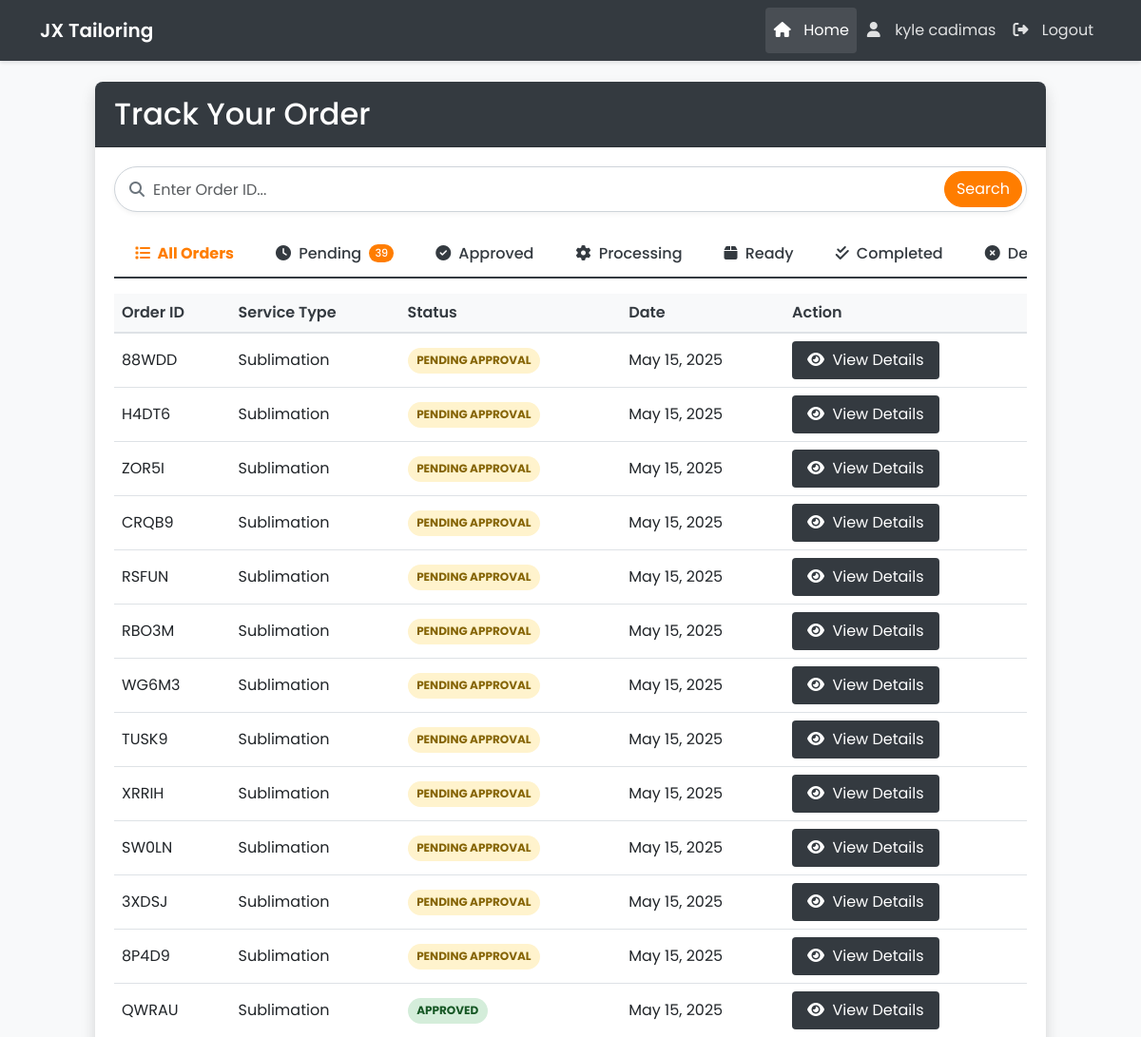
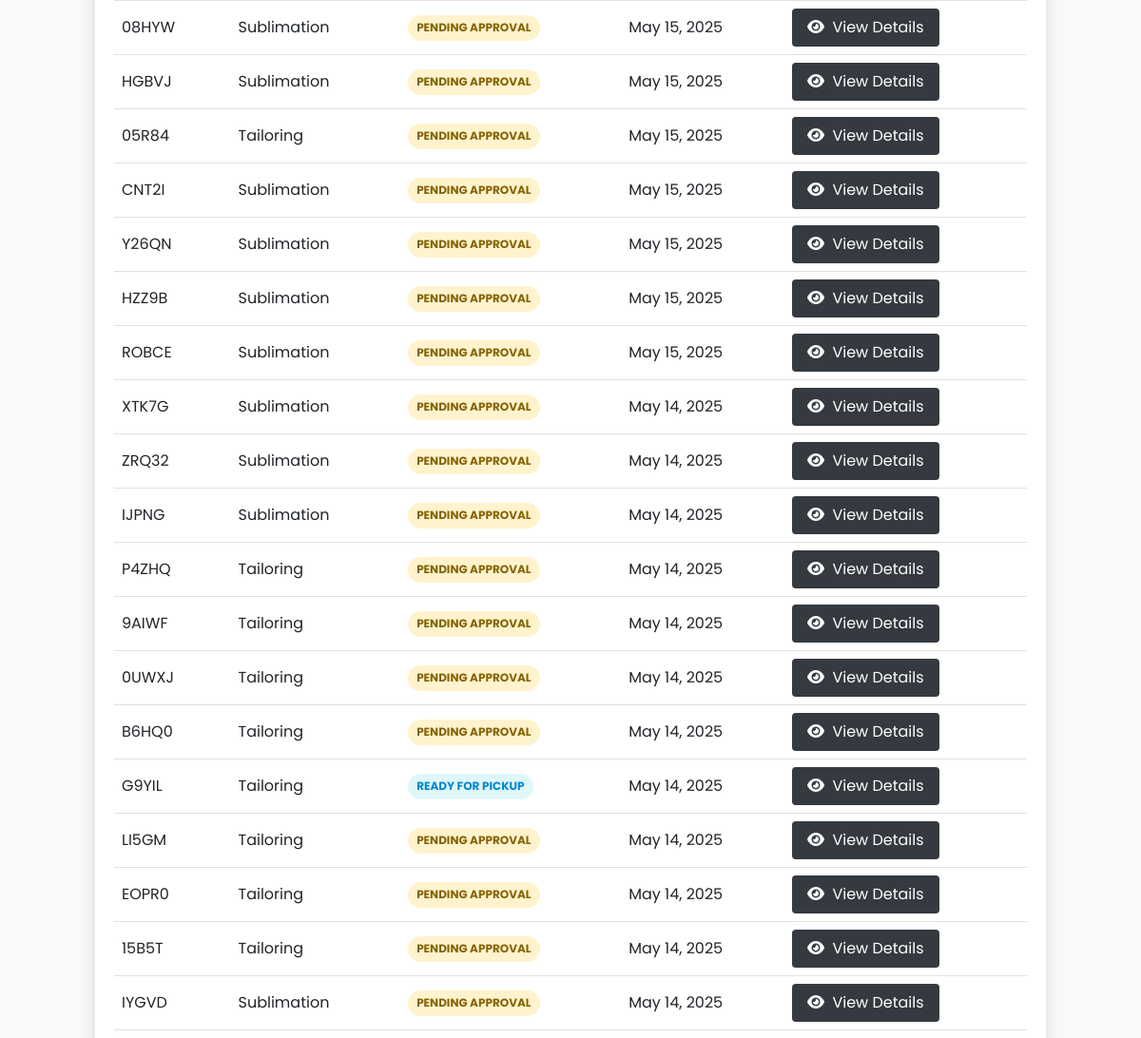
/customer/track_order.php (signed in, upper part), run on an earlier commit of the app's database (2 pictures, top to bottom).
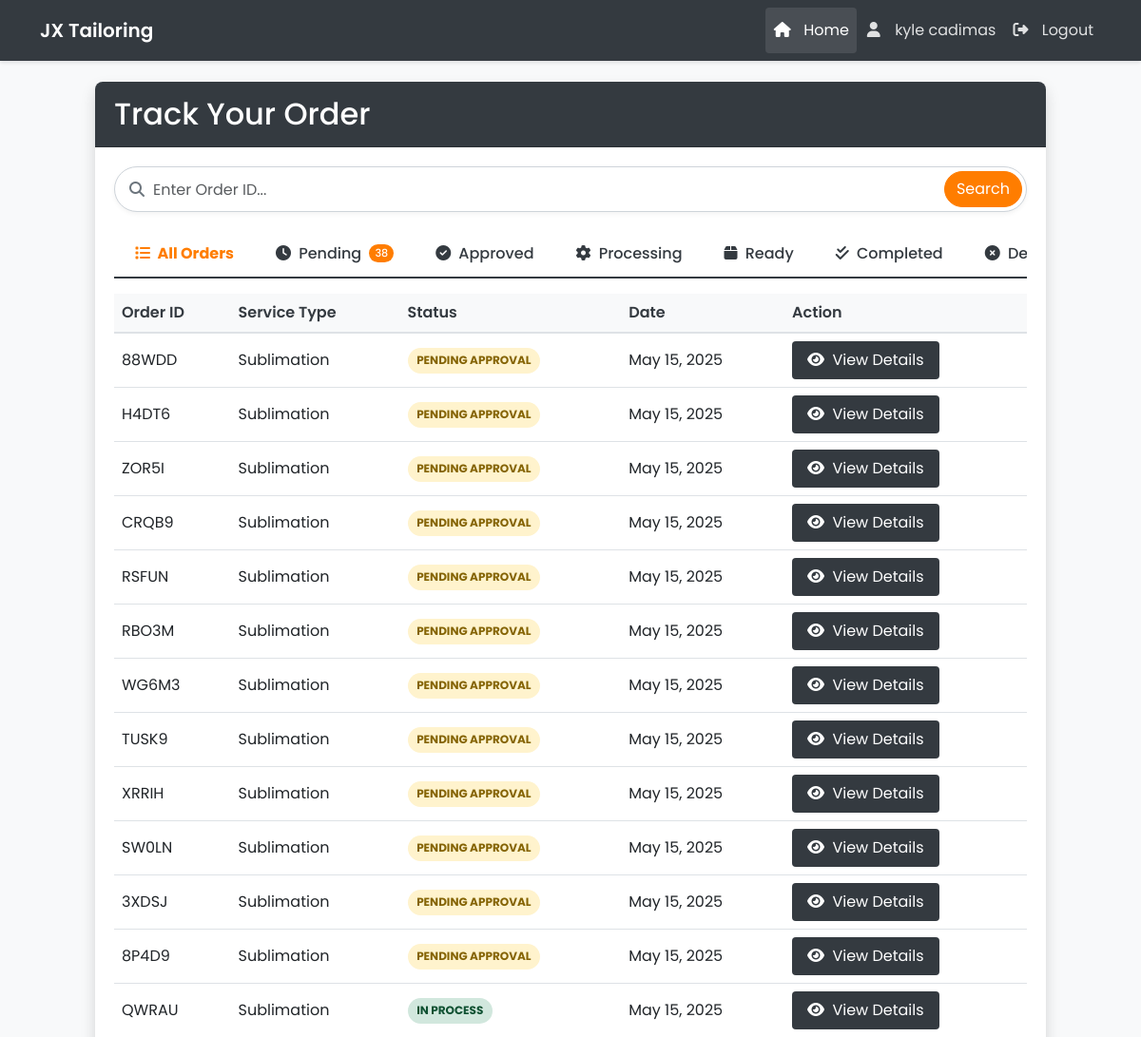
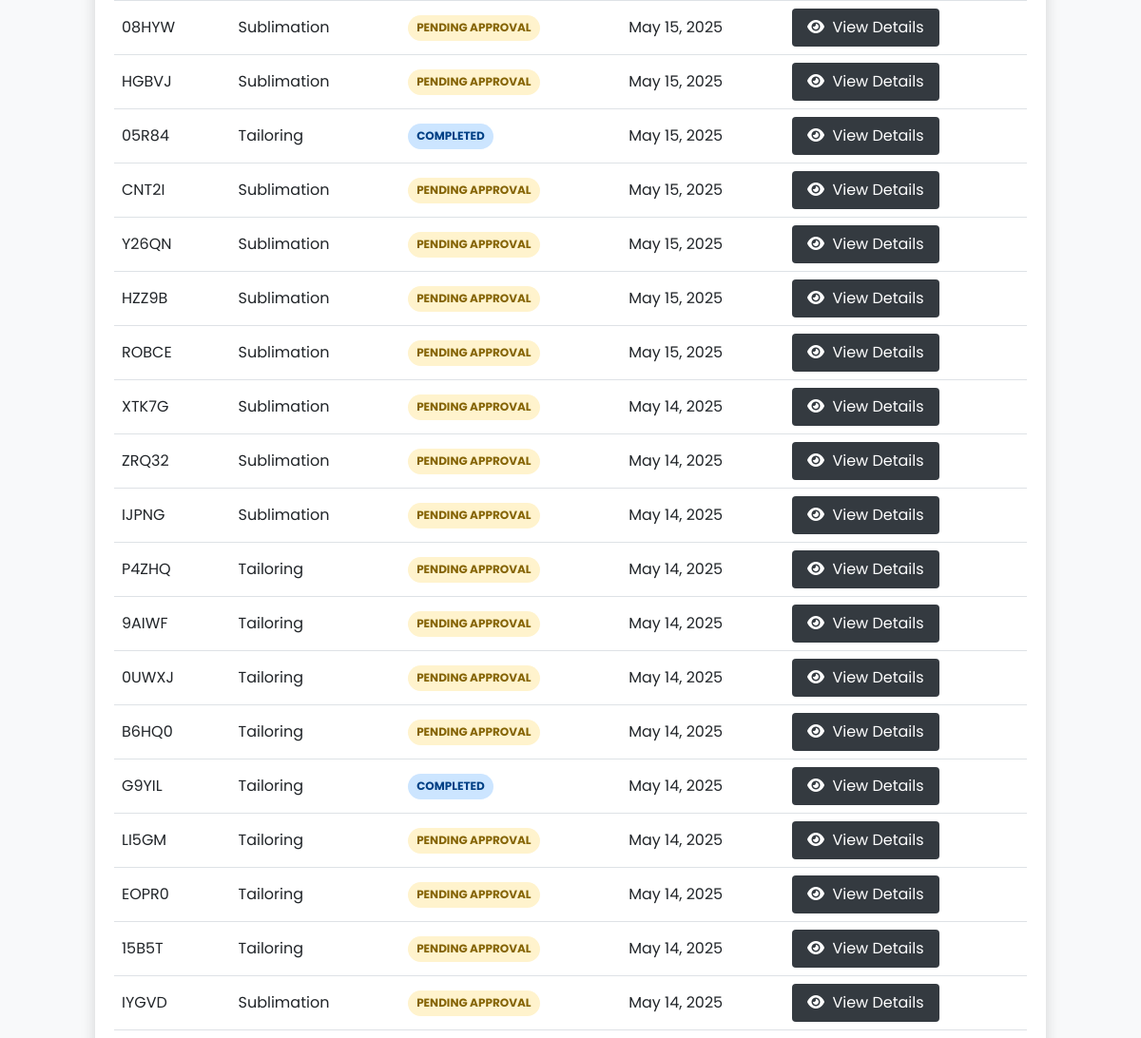
And on a later commit of the database (2 pictures, top to bottom).
### tables this page shows
CREATE TABLE `orders` (
  `order_id` varchar(10) NOT NULL,
  `customer_id` int(11) NOT NULL,
  `order_type` enum('tailoring','sublimation') NOT NULL,
  `total_amount` decimal(10,2) NOT NULL,
  `downpayment_amount` decimal(10,2) NOT NULL,
  `payment_method` enum('cash','gcash') NOT NULL,
  `payment_status` enum('pending','downpayment_paid','fully_paid') DEFAULT 'pending',
  `order_status` enum('pending_approval','declined','approved','forward_to_sublimator','in_process','printing_done','ready_for_pickup','completed') DEFAULT 'pending_approval',
  `staff_id` int(11) DEFAULT NULL,
  `manager_id` int(11) DEFAULT NULL,
  `notes` text DEFAULT NULL,
  `created_at` timestamp NOT NULL DEFAULT current_timestamp(),
  `updated_at` timestamp NOT NULL DEFAULT current_timestamp() ON UPDATE current_timestamp(),
  `screenshot_path` varchar(255) DEFAULT NULL,
  `status_history` text DEFAULT NULL
);

### customer/track_order.php (the view, shortened to what the changed rows need)
<?php
$customer_id = $_SESSION['customer_id'];
include '../db.php';
$where_clause = "o.customer_id = ?";
$query = "SELECT o.order_id, o.order_type, o.total_amount, o.downpayment_amount,
                 o.payment_method, o.payment_status, o.order_status, o.created_at, o.updated_at,
                 CASE
                    WHEN o.order_type = 'sublimation' THEN s.completion_date
                    WHEN o.order_type = 'tailoring' THEN t.completion_date
                    ELSE DATE_ADD(o.created_at, INTERVAL 7 DAY)
                 END AS completion_date,
                 o.notes,
                 s.template_id, s.custom_design, s.printing_type, s.size, s.color, s.instructions,
                 CASE
                    WHEN o.order_type = 'sublimation' THEN COUNT(sp.player_id)
                    ELSE 1
                 END AS quantity
          FROM orders o
          LEFT JOIN sublimation_orders s ON o.order_id = s.order_id AND o.order_type = 'sublimation'
          LEFT JOIN tailoring_orders t ON o.order_id = t.order_id AND o.order_type = 'tailoring'
          LEFT JOIN sublimation_players sp ON s.sublimation_id = sp.sublimation_id
          WHERE $where_clause
          GROUP BY o.order_id
          ORDER BY o.created_at DESC";
$stmt = mysqli_prepare($conn, $query);
mysqli_stmt_bind_param($stmt, "i", $customer_id);
mysqli_stmt_execute($stmt);
$result = mysqli_stmt_get_result($stmt);
?>
<!DOCTYPE html>
<html lang="en">
<head>
    <link href="https://cdn.jsdelivr.net/npm/bootstrap@5.3.0-alpha1/dist/css/bootstrap.min.css" rel="stylesheet">
    <link rel="stylesheet" href="https://cdnjs.cloudflare.com/ajax/libs/font-awesome/6.4.0/css/all.min.css">
</head>
<body>
<div class="orders-container">
    <div class="card">
        <div class="card-header">
            <h2 class="mb-0">Track Your Order</h2>
        </div>
        <div class="card-body">
            <ul class="nav nav-tabs status-tabs mb-3" id="orderTabs" role="tablist">
                <li class="nav-item" role="presentation">
                    <button class="nav-link" id="pending-tab" data-bs-toggle="tab" data-bs-target="#pending" type="button" role="tab" aria-controls="pending" aria-selected="false">
                        <i class="fas fa-clock me-1"></i> <span class="tab-text">Pending</span>
                        <?php
                        $pending_count = 0;
                        mysqli_data_seek($result, 0);
                        while ($row = mysqli_fetch_assoc($result)) {
                            if ($row['order_status'] == 'pending_approval') $pending_count++;
                        }
                        if ($pending_count > 0): ?>
                        <span class="status-badge"><?= $pending_count ?></span>
                        <?php endif; ?>
                    </button>
                </li>
            </ul>
            <div class="tab-content" id="orderTabsContent">
                <div class="tab-pane fade show active" id="all" role="tabpanel" aria-labelledby="all-tab">
                    <?php
                    mysqli_data_seek($result, 0);
                    $has_orders = mysqli_num_rows($result) > 0;
                    if ($has_orders): ?>
                        <div class="table-responsive">
                            <table class="table table-hover">
                                <thead>
                                    <tr>
                                        <th>Order ID</th>
                                        <th>Service Type</th>
                                        <th>Status</th>
                                        <th>Date</th>
                                        <th>Action</th>
                                    </tr>
                                </thead>
                                <tbody>
                                    <?php while ($row = mysqli_fetch_assoc($result)) : ?>
                                        <tr>
                                            <td><?= htmlspecialchars($row['order_id']) ?></td>
                                            <td><?= htmlspecialchars(ucfirst($row['order_type'])) ?></td>
                                            <td>
                                                <span class="status-pill status-<?= str_replace('_', '-', $row['order_status']) ?>">
                                                    <?= htmlspecialchars(str_replace('_', ' ', ucwords($row['order_status']))) ?>
                                                </span>
                                            </td>
                                            <td><?= date('M j, Y', strtotime($row['created_at'])) ?></td>
                                            <td>
                                                <div class="d-flex gap-2">
                                                    <a href="view_order.php?id=<?= htmlspecialchars($row['order_id']) ?>" class="btn view-btn">
                                                        <i class="fas fa-eye me-1"></i> View Details
                                                    </a>
                                                </div>
                                            </td>
                                        </tr>
                                    <?php endwhile; ?>
                                </tbody>
                            </table>
                        </div>
                    <?php endif; ?>
                </div>
            </div>
        </div>
    </div>
</div>

What changed in the data, as far as the page shows it:
changed orders "QWRAU": order_status "APPROVED" → "IN PROCESS"
changed orders "05R84": order_status "PENDING APPROVAL" → "COMPLETED"
changed orders "G9YIL": order_status "READY FOR PICKUP" → "COMPLETED"
Also different on the page:
$pending_count: "39" → "38"
